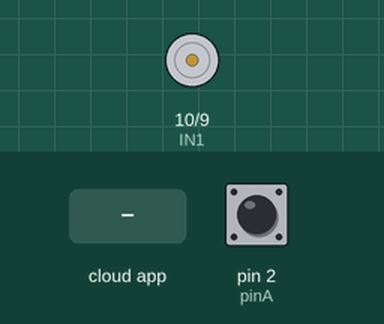
Simulated run of this sketch. Board: Arduino Uno, built with avr-gcc and run on an emulated ATmega328P. On the bench: motor-driver pin pairs drawn as motors (green arrow = first pin HIGH = forward, orange = second pin HIGH = backward, longer = more drive, scaled by the enable pin). The test bench sets the inputs (shaded band); at power-on: pin 2 (pinA) HIGH. The ROS host is connected and sends only what is stated.

Above: at 1.2 s.
1.3 s: the phone or cloud app sets ctrl to 0
2.8 s: the phone or cloud app sets ctrl to 45
At 4.0 s:
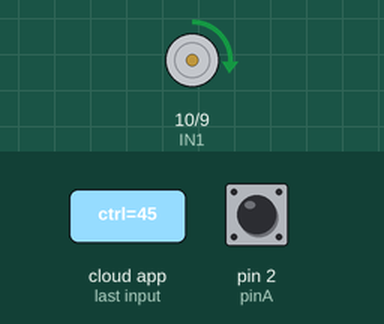
4.3 s: the phone or cloud app sets ctrl to 90
At 5.1 s:
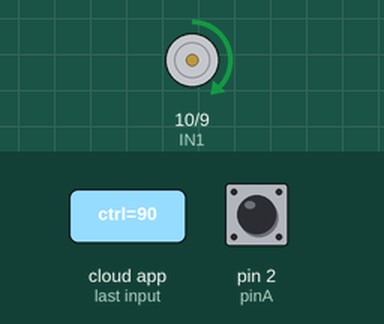
5.8 s: the phone or cloud app sets ctrl to 180
At 6.2 s:
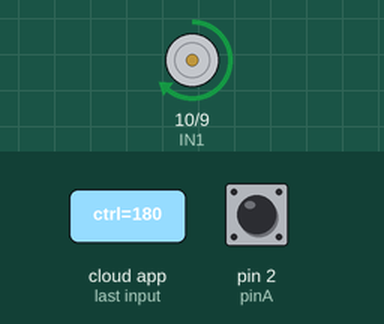
Timing chart, 0 to 8.3 s (numbered marks = the images above; inputs shaded):
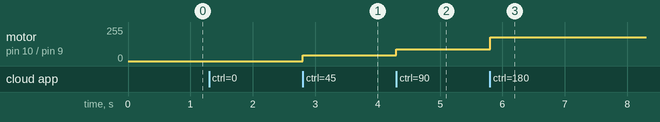

Measured:
- after the input at 2.8 s, motor on pin 10 (IN1) / pin 9 (IN2): stopped → forward 45/255 at once
- after the input at 4.3 s, motor on pin 10 (IN1) / pin 9 (IN2): forward 45/255 → forward 90/255 at once
- after the input at 5.8 s, motor on pin 10 (IN1) / pin 9 (IN2): forward 90/255 → forward 180/255 at once

The sketch:

GYJ_PID_pubsub.ino
```cpp
/*
* 日期: 2022/03/28
* 作者: DandD(董昊天)
* 描述:
*/
//////////////////////////////////////////////////////////////
#include <ros.h>
#include <std_msgs/Float32.h>
#include <std_msgs/Int16.h>

#include <MsTimer2.h>

#include <Adafruit_PWMServoDriver.h>
Adafruit_PWMServoDriver pwm = Adafruit_PWMServoDriver();

//////////////////////////////////////////////////////////////
//L298N
#define IN1 10
#define IN2 9
#define ENA 6
int PWMout;

//Encoder
#define pinA 2
#define pinB 3
#define pos 1
#define neg -1
int ppsA=0;
int c;
float velocity = 0;

//Potentiometer
int pot = 0;

//////////////////////////////////////////////////////////////
//ROS Messages
ros::NodeHandle nh;
std_msgs::Float32 ne_msg;
ros::Publisher motorne("motorne", &ne_msg);

void messageCb( const std_msgs::Int16& ctrl){
  PWMout = ctrl.data;
  analogWrite(ENA,PWMout);
  digitalWrite(IN1,HIGH);
  digitalWrite(IN2,LOW);
  }
ros::Subscriber<std_msgs::Int16> sub("ctrl", messageCb );

//////////////////////////////////////////////////////////////
void setup()
{
  pinMode(ENA,OUTPUT);
  pinMode(IN1,OUTPUT);
  pinMode(IN2,OUTPUT);

  pwm.begin();
  pwm.setPWMFreq(50);

  nh.initNode();
  nh.advertise(motorne);
  nh.subscribe(sub);

  Serial.begin(57600);

  attachInterrupt(0,CountA, FALLING);// 检测脉冲下降沿中断，并转到CountA函数
  MsTimer2::set(100,flash);          // 中断设置函数，0.1s
  MsTimer2::start();                 // 开始计时
}

void loop()
{}

void CountA()
{
  if(digitalRead(pinB) == HIGH)
  {c = pos;}
  if(digitalRead(pinB) == LOW)
  {c = neg;}
  ppsA++;
}

void flash()
{
  int w = ppsA;
  velocity = c*v(w);
  ne_msg.data = velocity;
  motorne.publish( &ne_msg );
  nh.spinOnce();
  ppsA = 0;
}

float v(float n)
{
  float vel = n/1.5;
  return vel;
}
```
